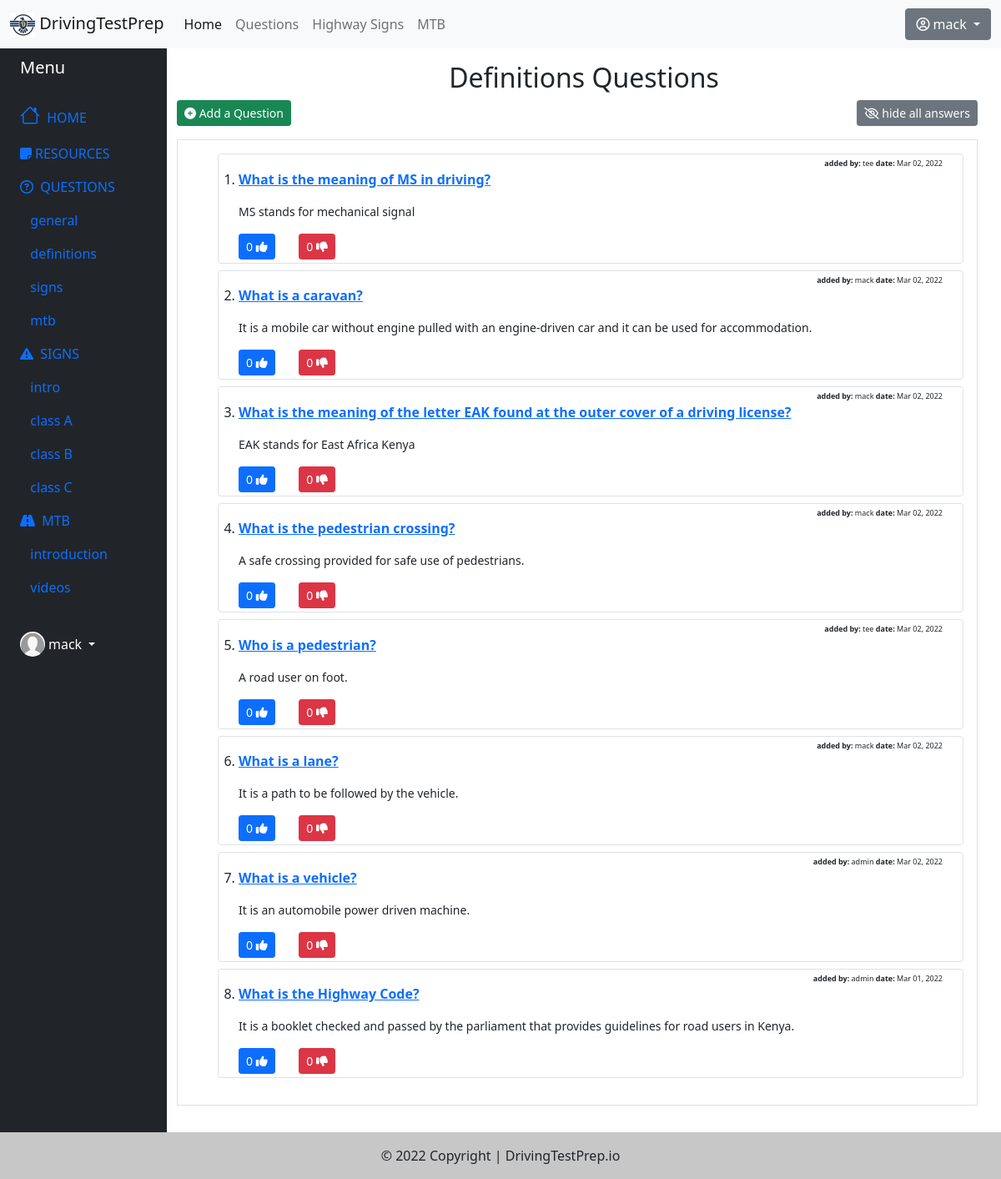
Screenshot of /questions/definitions/ (signed in) with the database file from the repository.
### questions/models.py (models this page shows, shortened)
class Question(models.Model):
    QS_TYPE_CHOICES = (('General', 'General'),
                        ('Definition', 'Definition'),
                        ('Signs', 'Signs'),
                        ('Mtb', 'Mtb'))
    qs_title = models.CharField(max_length=1000, unique=True, verbose_name=u"Question")
    qs_owner = models.ForeignKey(User, on_delete=models.DO_NOTHING, blank=True)
    qs_type = models.CharField(max_length=1000, choices=QS_TYPE_CHOICES, verbose_name=u"Type")
    qs_answer = models.TextField(verbose_name=u"Answer")
    qs_date_added = models.DateTimeField(default=datetime.now, blank=True)
    qs_likes = models.ManyToManyField(User, related_name='questions_like', blank=True)
    qs_dislikes = models.ManyToManyField(User, related_name='questions_dislike', blank=True)
    class Meta:
        ordering = ["-id"]
    def total_likes(self):
        return self.qs_likes.count()
    def total_dislikes(self):
        return self.qs_dislikes.count()

### questions/views.py (the view)
# urls.py: path('definitions/', DefinitionsListView.as_view(), name='definitions-q'),
class DefinitionsListView(LoginRequiredMixin, CreateView, ListView):
    model = Question
    template_name = 'questions/definition_questions.html'
    context_object_name = 'quiz_list'
    fields = ['qs_title', 'qs_answer', 'qs_type']
    paginate_by = 10
    def get_queryset(self):
        return Question.objects.filter(qs_type='Definition')

### questions/templates/questions/definition_questions.html (shortened to what this page needs)
{% extends "highwaysign/base_sidenav.html" %}
{% load crispy_forms_tags widget_tweaks %}
{% load static %}
{% block content1 %}
<h2 class="text-center">Definitions Questions</h2>
<div class="row">
    <div class="col">
        <button type="button" class="btn btn-success btn-sm" data-bs-toggle="modal" data-bs-target="#addQuestionModal">
            <i class="fa fa-plus-circle" aria-hidden="true"></i> Add a Question
        </button>
    </div>
    <div class="col">
        <div class="text-end me-3">
            <button class="btn btn-secondary btn-sm" id="toggleAnswer"><i class="fa fa-eye-slash" aria-hidden="true"></i> hide all answers</button>
        </div>
    </div>
</div>
<div class="border m-3 ms-0 p-3">
    <ol>
        {% for quiz in quiz_list %}
        <div class="border rounded p-4 pt-1 pb-1 mb-2">
            <p class=" owner-date m-0 p-0 text-end"><b>added by:</b> {{quiz.qs_owner}}   <b>date:</b> {{ quiz.qs_date_added|date:"M d, Y" }}</p>
            <li>
                <p><strong><a href="{% url 'question-detail' quiz.id %}">{{ quiz.qs_title }}</a></strong></p>
                <small>{{ quiz.qs_answer|linebreaks }}</small>
            </li>
            <div class="row justify-content-left">
                <form method="POST" action="{% url 'like_quiz' quiz.pk %} " class="col-xl-1 col-lg-2 col-md-2 col-sm-3 col-3">
                    <button type="submit" name="quiz_id" value="{{ quiz.id }}" class="btn btn-primary btn-sm">
                        {{ quiz.total_likes }} <i class="fa fa-thumbs-up" aria-hidden="true"></i>
                    </button>
                </form>
                <form method="POST" action="{% url 'dislike_quiz' quiz.pk %}" class="col-xl-1 col-lg-2 col-md-2 col-sm-3 col-3">
                    <button type="submit" name="quiz_id" value="{{ quiz.id }}" class=" btn btn-danger btn-sm">
                        {{ quiz.total_dislikes }} <i class="fa fa-thumbs-down" aria-hidden="true"></i>
                    </button>
                </form>
            </div>
        </div>
        {% endfor %}
    </ol>
</div>
{% endblock content1 %}

### highwaysign/templates/highwaysign/base_sidenav.html (shortened to what this page needs)
{% extends "highwaysign/base.html" %}
{% load static %}
{% block content %}
<div class="container-fluid">
    <div class="row flex-nowrap">
        <div class="col-auto col-md-3 col-xl-2 px-sm-2 px-0 bg-dark">
            <div class="d-flex flex-column align-items-center align-items-sm-start px-3 pt-2 text-white">
                <a href="/" class="d-flex align-items-center pb-3 mb-md-0 me-md-auto text-white text-decoration-none">
                    <span class="fs-5 d-none d-sm-inline">Menu</span>
                </a>
                <ul class="nav nav-pills flex-column mb-sm-auto mb-0 align-items-center align-items-sm-start" id="menu">
                    <li class="nav-item">
                        <a href="{% url 'home' %}" class="nav-link align-middle px-0">
                            <i class="fs-4 bi-house"></i> <span class="ms-1 d-none d-sm-inline">HOME</span>
                        </a>
                    </li>
                    <li class="nav-item">
                        <a href="{% url 'mtb-notes' %}" class="nav-link align-middle px-0">
                            <i class="fa fa-sticky-note" aria-hidden="true"></i><span class="ms-1 d-none d-sm-inline">RESOURCES</span>
                        </a>
                    </li>
                    <li>
                        <a href="#submenu1" data-bs-toggle="collapse" class="nav-link px-0 align-middle">
                            <i class="fa fa-question-circle-o" aria-hidden="true"></i> <span class="ms-1 d-none d-sm-inline">QUESTIONS</span> </a>
                        <ul class="collapse show nav flex-column ms-1" id="submenu1" data-bs-parent="#menu">
                            <li class="w-100">
                                <a href="{% url 'general-q' %}" class="nav-link px-0"> <span class="d-none d-sm-inline">&nbsp;&nbsp;general</a>
                            </li>
                            <li>
                                <a href="{% url 'definitions-q' %}" class="nav-link px-0"> <span class="d-none d-sm-inline">&nbsp;&nbsp;definitions</a>
                            </li>
                            <li>
                                <a href="{% url 'signs-q' %}" class="nav-link px-0"> <span class="d-none d-sm-inline">&nbsp;&nbsp;signs</a>
                            </li>
                            <li>
                                <a href="{% url 'mtb-q' %}" class="nav-link px-0"> <span class="d-none d-sm-inline">&nbsp;&nbsp;mtb</a>
                            </li>
                        </ul>
                    </li>
                    <li>
                        <a href="#submenu2" data-bs-toggle="collapse" class="nav-link px-0 align-middle ">
                            <i class="fa fa-exclamation-triangle" aria-hidden="true"></i> <span class="ms-1 d-none d-sm-inline">SIGNS</span></a>
                        <ul class="collapse show nav flex-column ms-1" id="submenu2" data-bs-parent="#menu">
                            <li class="w-100">
                                <a href="{% url 'signs' %}" class="nav-link px-0"> <span class="d-none d-sm-inline">&nbsp;&nbsp;intro</a>
                            </li>
                            <li class="w-100">
                                <a href="{% url 'class-a-signs' %}" class="nav-link px-0"> <span class="d-none d-sm-inline">&nbsp;&nbsp;class A</a>
                            </li>
                            <li>
                                <a href="{% url 'class-b-signs' %}" class="nav-link px-0"> <span class="d-none d-sm-inline">&nbsp;&nbsp;class B</a>
                            </li>
                            <li>
                                <a href="{% url 'class-c-signs' %}" class="nav-link px-0"> <span class="d-none d-sm-inline">&nbsp;&nbsp;class C</a>
                            </li>
                        </ul>
                    </li>
                    <li>
                        <a href="#submenu3" data-bs-toggle="collapse" class="nav-link px-0 align-middle">
                            <i class="fa fa-road" aria-hidden="true"></i> <span class="ms-1 d-none d-sm-inline">MTB</span> </a>
                            <ul class="collapse show nav flex-column ms-1" id="submenu3" data-bs-parent="#menu">
                            <li class="w-100">
                                <a href="{% url 'mtb-intro' %}" class="nav-link px-0"> <span class="d-none d-sm-inline">&nbsp;&nbsp;introduction</a>
                            </li>
                            <li>
                                <a href="{% url 'mtb-videos' %}" class="nav-link px-0"> <span class="d-none d-sm-inline">&nbsp;&nbsp;videos</a>
                            </li>
                        </ul>
                    </li>
                </ul>
                <div class="dropdown pb-4">
                    <a href="#" class="d-flex align-items-center text-white text-decoration-none dropdown-toggle" id="dropdownUser1" data-bs-toggle="dropdown" aria-expanded="false">
                        <img src="{% static 'highwaysign/images/default.png' %}" alt="hugenerd" width="30" height="30" class="rounded-circle">
                        <span class="d-none d-sm-inline mx-1">{{ user.username }}</span>
                    </a>
                </div>
            </div>
        </div>
        <div class="col py-3">
            {% block content1 %}{% endblock content1 %}
        </div>
    </div>
</div>
{% endblock content%}

### highwaysign/templates/highwaysign/base.html (shortened to what this page needs)
{% load static %}
<!DOCTYPE html>
<html lang="en">
<head>
    <link href="https://cdn.jsdelivr.net/npm/bootstrap@5.1.3/dist/css/bootstrap.min.css" rel="stylesheet">
    <link rel="stylesheet" href="https://cdn.jsdelivr.net/npm/bootstrap-icons@1.8.1/font/bootstrap-icons.css">
    <link rel="stylesheet" href="{% static 'highwaysign/css/login.css' %}">
    <link rel="stylesheet" href="{% static 'questions/css/questions.css' %}">
    <link rel="stylesheet" href="https://cdn.datatables.net/1.10.24/css/dataTables.bootstrap4.min.css"/>
</head>
<body>
    <header>
        <nav class="navbar navbar-expand-md navbar-light bg-light">
            <div class="container-fluid">
              <a class="navbar-brand" href="{% url 'home' %}"><img src="{% static 'highwaysign/images/logo.png' %}" alt="logo"> DrivingTestPrep</a>
              <div class="collapse navbar-collapse" id="navbarScroll">
                <ul class="navbar-nav me-auto my-2 my-lg-0 navbar-nav-scroll" style="--bs-scroll-height: 100px;">
                  <li class="nav-item">
                    <a class="nav-link active" aria-current="page" href="{% url 'home' %}">Home</a>
                  </li>
                  <li class="nav-item">
                    <a class="nav-link" href="{% url 'general-q' %}">Questions</a>
                  </li>
                  <li class="nav-item">
                    <a class="nav-link" href="{% url 'signs' %}" tabindex="-1" aria-disabled="true">Highway Signs</a>
                  </li>
                  <li class="nav-item">
                    <a class="nav-link" href="{% url 'mtb-intro' %}" tabindex="-1" aria-disabled="true">MTB</a>
                  </li>
                </ul>
                {% if user.is_authenticated %}
                  <div class="dropdown">
                    <button class="btn btn-secondary dropdown-toggle" type="button" id="dropdownMenuButton1" data-bs-toggle="dropdown" aria-expanded="false">
                      <i class="fa fa-user-circle-o" aria-hidden="true"></i> {{ user.username }}
                    </button>
                  </div>
                {% else %}
                  <div>
                    <button class="btn btn-secondary" type="button" >
                      <a href="{% url 'login' %}" class="text-decoration-none"><i class="fa fa-user-circle-o" aria-hidden="true"></i> Login</a>
                    </button>
                  </div>
                {% endif %}
              </div>
            </div>
          </nav>
    </header>
    <main>
        {% block content %}{% endblock content %}
    </main>
    <footer class="bg-light text-center text-lg-start">
        <div class="text-center p-3" style="background-color: rgba(0, 0, 0, 0.2);">
          © 2022 Copyright |
          <a class="text-dark text-decoration-none" href="{% url 'home' %}">DrivingTestPrep.io</a>
        </div>
      </footer>
  </body>
</html>

### questions/static/questions/css/questions.css (style rules this page uses)
.owner-date { font-size: 9px; }

### rows the page displays
Question: qs_owner "tee", qs_date_added "Mar 02, 2022", qs_title "What is the meaning of MS in driving?", qs_answer "MS stands for mechanical signal", total_likes "0", total_dislikes "0"
Question: qs_owner "mack", qs_date_added "Mar 02, 2022", qs_title "What is a caravan?", qs_answer "It is a mobile car without engine pulled with an engine-driven car and it can be used for accommodation.", total_likes "0", total_dislikes "0"
Question: qs_owner "mack", qs_date_added "Mar 02, 2022", qs_title "What is the meaning of the letter EAK found at the outer cover of a driving license?", qs_answer "EAK stands for East Africa Kenya", total_likes "0", total_dislikes "0"
Question: qs_owner "mack", qs_date_added "Mar 02, 2022", qs_title "What is the pedestrian crossing?", qs_answer "A safe crossing provided for safe use of pedestrians.", total_likes "0", total_dislikes "0"
Question: qs_owner "tee", qs_date_added "Mar 02, 2022", qs_title "Who is a pedestrian?", qs_answer "A road user on foot.", total_likes "0", total_dislikes "0"
Question: qs_owner "mack", qs_date_added "Mar 02, 2022", qs_title "What is a lane?", qs_answer "It is a path to be followed by the vehicle.", total_likes "0", total_dislikes "0"
Question: qs_owner "admin", qs_date_added "Mar 02, 2022", qs_title "What is a vehicle?", qs_answer "It is an automobile power driven machine.", total_likes "0", total_dislikes "0"
Question: qs_owner "admin", qs_date_added "Mar 01, 2022", qs_title "What is the Highway Code?", qs_answer "It is a booklet checked and passed by the parliament that provides guidelines for road users in Kenya.", total_likes "0", total_dislikes "0"

### other values shown
{{ user.username }} "mack"
